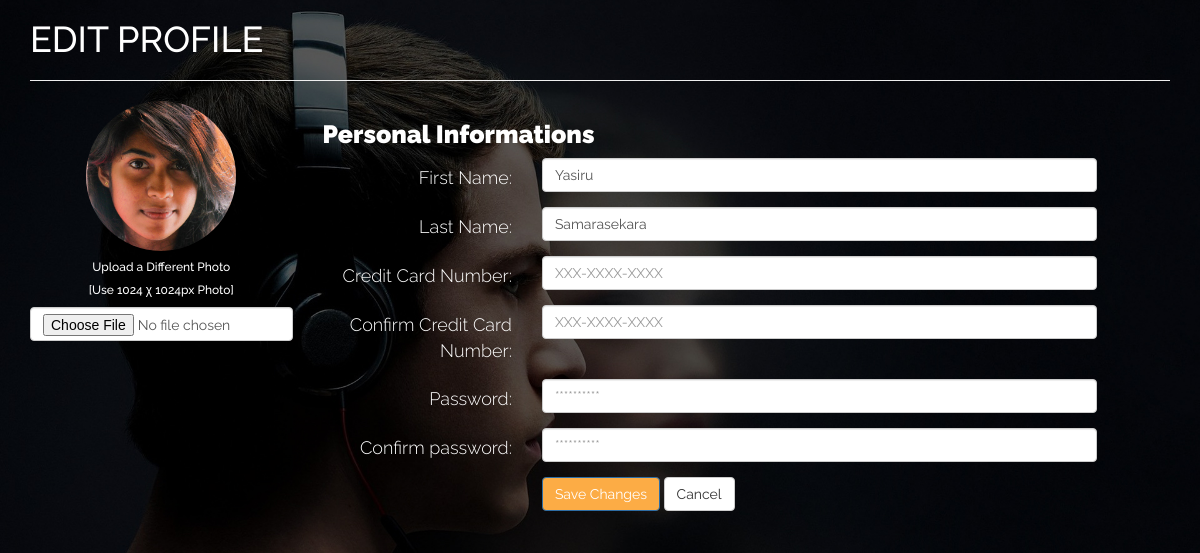
Page /profile.php (signed in) on the earlier database version.
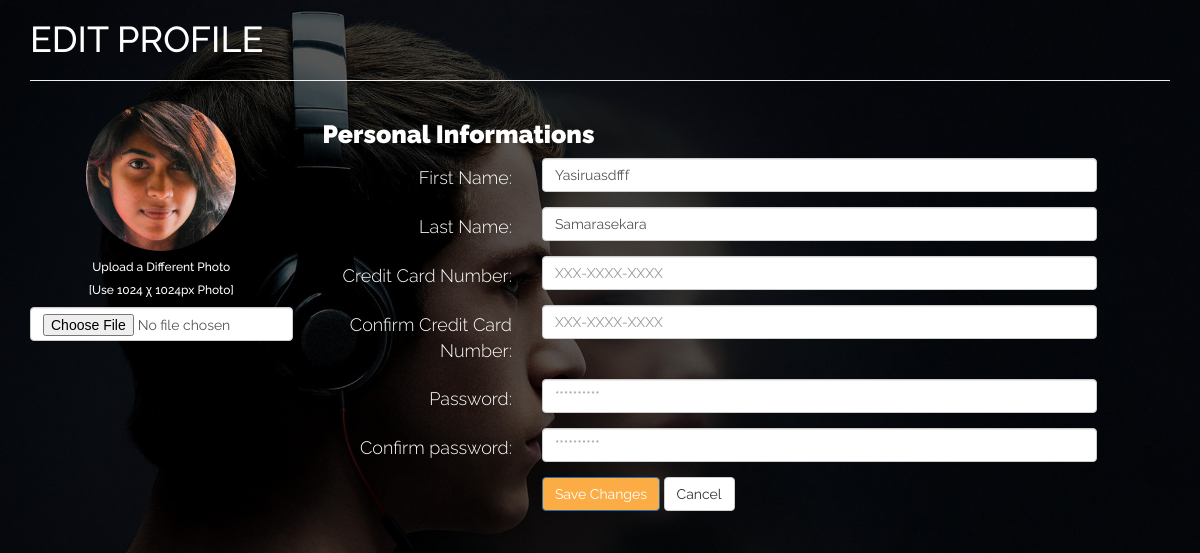
Same page on the later database version.
### tables this page shows
CREATE TABLE `users` (
  `userID` int(11) NOT NULL,
  `firstName` varchar(50) NOT NULL,
  `lastName` varchar(50) NOT NULL,
  `email` varchar(50) NOT NULL,
  `password` varchar(20) NOT NULL,
  `telephone` int(10) NOT NULL,
  `type` varchar(10) NOT NULL,
  `date` varchar(30) NOT NULL,
  `creditCardNo` int(20) DEFAULT NULL
);

### php/profile_checking.php (called while the page is built, shortened)
<?php
require 'connect.inc.php';
if(strlen($_SESSION['email'])>0){
    $email = $_SESSION['email'];
}elseif(strlen($_SESSION['email_signin'])>0){
    $email=$_SESSION['email_signin'];
}
$sql1 = "SELECT firstName FROM users WHERE email='$email' ";
$result1 = $db->query($sql1);
$row1 = mysqli_fetch_assoc($result1);
$sql2 = "SELECT lastName FROM users WHERE email='$email' ";
$result2 = $db->query($sql2);
$row2 = mysqli_fetch_assoc($result2);
?>

### profile.php (the view, shortened to what this page needs)
<?php
require 'database/connect.inc.php';
include 'php/profile_checking.php';
?>
<!DOCTYPE html>
<html lang="en">
<head>
<link rel="stylesheet" href="css/bootstrap.css">
<link rel="stylesheet" href="css/style_profile.css" type="text/css">
</head>
<body>
        <div class="container" >
        <h1>Edit Profile</h1>
        <hr>
        <div class="row" >
          <div class="col-md-3">
            <div class="text-center">
              <img src="img/team/02.jpg" class="avatar img-circle" alt="avatar" height="150px" width="150px">
              <h6>Upload a Different Photo</h6>
              <h6>&#91;Use 1024&nbsp;&chi;&nbsp;1024px Photo&#93;</h6>
              <input type="file" class="form-control">
            </div>
          </div>
        <div class="col-md-9 personal-info">
        <h3>Personal Informations</h3>
        <form class="form-horizontal" method="post" action="<?php echo htmlspecialchars($_SERVER["PHP_SELF"]);?>">
          <div class="form-group">
            <label class="col-lg-3 control-label">First Name:</label>
            <div class="col-lg-8">
              <input class="form-control" type="text" value="<?php echo $row1['firstName']?>" name="firstName"><span><?php echo $error_message_FN;?></span>
            </div>
          </div>
          <div class="form-group">
            <label class="col-lg-3 control-label">Last Name:</label>
            <div class="col-lg-8">
              <input class="form-control" type="text" value="<?php echo $row2['lastName']?>" name="lastName"><span><?php echo $error_message_LN;?></span>
            </div>
          </div>
          <div class="form-group">
            <label class="col-lg-3 control-label">Credit Card Number:</label>
            <div class="col-lg-8">
              <input class="form-control" type="text" placeholder="XXX-XXXX-XXXX" name="creditcardnum"><span><?php echo $error_message_CCN;?></span>
            </div>
          </div>
          <div class="form-group">
            <label class="col-lg-3 control-label">Confirm Credit Card Number:</label>
            <div class="col-lg-8">
              <input class="form-control" type="text" placeholder="XXX-XXXX-XXXX" name="rcreditcardnum"><span><?php echo $error_message_RCCN;?></span>
            </div>
          </div>
          <div class="form-group">
            <label class="col-md-3 control-label">Password:</label>
            <div class="col-md-8">
              <input class="form-control" type="password" placeholder="**********" name="password"><span><?php echo $error_message_PW;?></span>
            </div>
          </div>
          <div class="form-group">
            <label class="col-md-3 control-label">Confirm password:</label>
            <div class="col-md-8">
              <input class="form-control" type="password" placeholder="**********" name="rpassword"><span><?php echo $error_message_RPW;?></span>
            </div>
          </div>
          <div class="form-group">
            <label class="col-md-3 control-label"></label>
            <div class="col-md-8">
              <input type="submit" class="btn btn-primary" value="Save Changes" name="save">
              <input type="reset" class="btn btn-default" value="Cancel" name="reset">
            </div>
          </div>
        </form>
      </div>
    </div>
    </div><br><br><br>
</body>
</html>

### css/style_profile.css (style rules this page uses)
body { background-image:url(../img/11.jpg); background-size: cover; font-family: 'Raleway',sans-serif; text-rendering: optimizeLegibility !important; -webkit-font-smoothing: antialiased !important; color: #FFF; background-repeat: no-repeat; height: 100%; }
h1 { text-transform: uppercase; }
h3 { font-family: 'Raleway',sans-serif; font-size: 25px; font-weight: 900; }
label { font-size: 18px; font-weight: 300; }
label,i { color: #FFFFFF; }
.btn.btn-primary { background-color: #FCAC45; transform: scale(1.0); transition-duration: 0.2s; }
.btn.btn-default { transform: scale(1.0); transition-duration: 0.2s; }

Differences in the rows shown:
changed users "Samarasekara": firstName "Yasiru" → "Yasiruasdfff"
